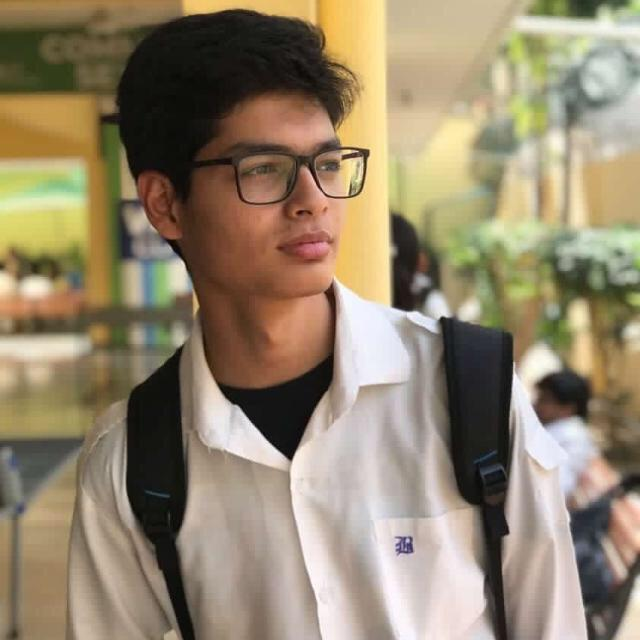
#> input picture assets/portrait_source.jpg, 640 x 640 px
$ python -i generate_portrait.py   (imports and definitions only)
#> lines starting #> are read from the running program, lines starting #| are printed output that depends on the picture
#> further down, picture is the input picture: PIL image 640x640 RGB; mean R, G, B 147.9, 133.7, 109.5
"""
Builds assets/portrait.svg — a typing-animation ASCII portrait.

Pipeline:
  1. Load assets/portrait_source.(jpg|png)
  2. Remove background (rembg / u2net) so the ASCII render isolates
     the subject instead of the room behind them.
  3. CLAHE contrast + bilateral filter to keep edges clean before
     they get crushed into a small character set.
  4. Darkening curve so midtones separate — a flat portrait turns
     into mush at 90 columns without this.
  5. Map luminance to a density ramp of ASCII characters, 90 columns
     wide, aspect-corrected for monospace character cells.
  6. Emit one <text> row per source row, each with a CSS animation
     delay so the portrait appears to type itself in, top to bottom.

This script requires a real source photo to run. Without one it
exits with instructions rather than emitting a placeholder, since a
placeholder ASCII portrait would be actively misleading in a README
that claims to render a real photo.
"""

from __future__ import annotations

import sys
from pathlib import Path

import numpy as np
from PIL import Image

import theme

SOURCE_CANDIDATES = ["portrait_source.jpg", "portrait_source.jpeg", "portrait_source.png"]
COLUMNS = 90
CHAR_ASPECT = 0.55  # monospace glyphs are taller than wide; corrects row count
# Density ramp, darkest -> lightest. Kept short on purpose: a long ramp
# reads as noise once a face is reduced to a JetBrains Mono grid.
RAMP = " .:-=+*#%@"


# [21 lines left out: functions _find_source, _remove_background, not called in this run]


def _enhance(img: Image.Image) -> np.ndarray:
    gray = np.array(img.convert("L"), dtype=np.uint8)
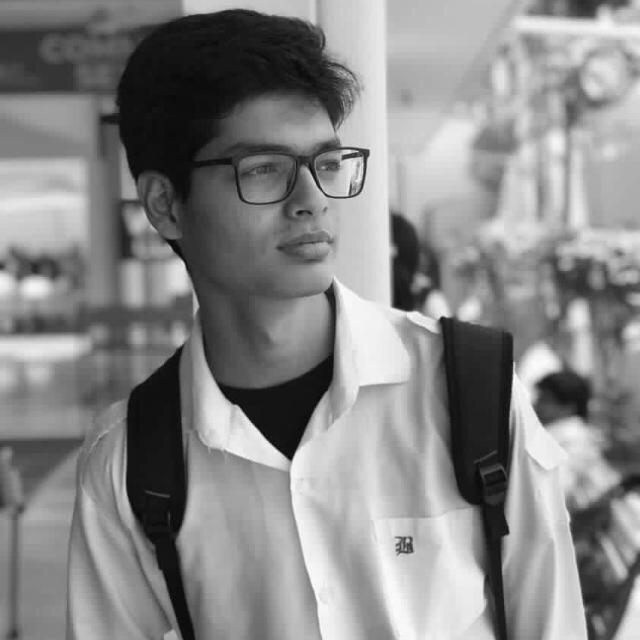
#> gray: shape (640, 640); min 1, max 254, mean 135.2

    try:
        import cv2

        clahe = cv2.createCLAHE(clipLimit=2.5, tileGridSize=(8, 8))
        gray = clahe.apply(gray)
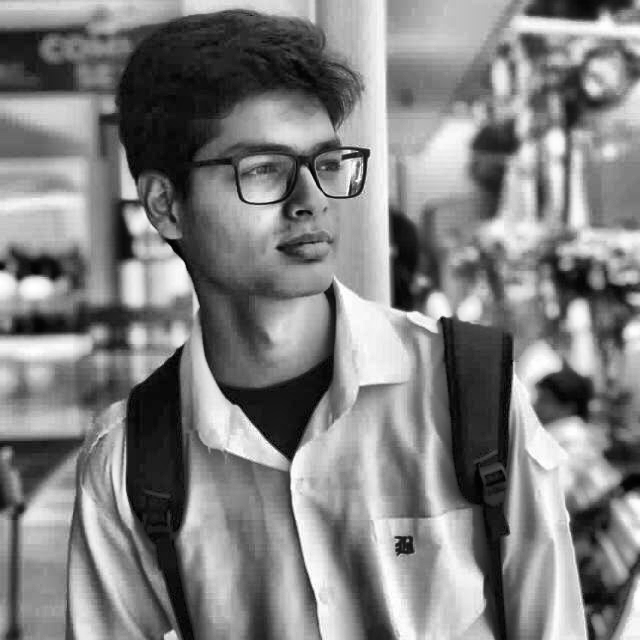
#> gray: shape (640, 640); min 0, max 255, mean 129.1
        gray = cv2.bilateralFilter(gray, d=5, sigmaColor=50, sigmaSpace=50)
    except ImportError:
        print("opencv-python-headless not installed; skipping CLAHE/bilateral pass", file=sys.stderr)

    # Darkening curve: gamma > 1 pulls midtones down so a face doesn't
    # collapse into a flat mid-density gray block.
    normalized = gray.astype(np.float32) / 255.0
    curved = np.power(normalized, 1.35)
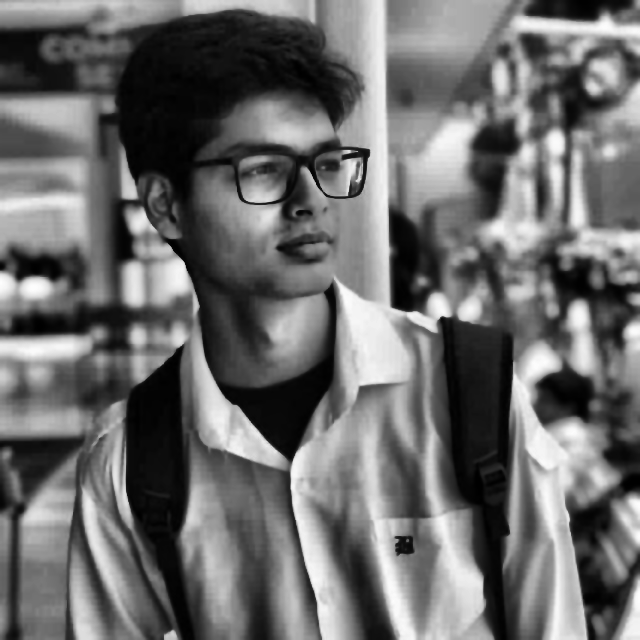
#> curved: shape (640, 640) float32; min 0.000564, max 0.995, mean 0.425
    return (curved * 255).astype(np.uint8)


# [11 lines left out: function _to_ascii_grid, not called in this run]


def _escape(ch: str) -> str:
    return {"&": "&amp;", "<": "&lt;", ">": "&gt;"}.get(ch, ch)


# [65 lines left out: functions render_portrait_svg, main, not called in this run]


# [2 lines not run here, left out]

>>> from PIL import Image
>>> picture = Image.open('../assets/portrait_source.jpg')
>>> result = _enhance(picture)
